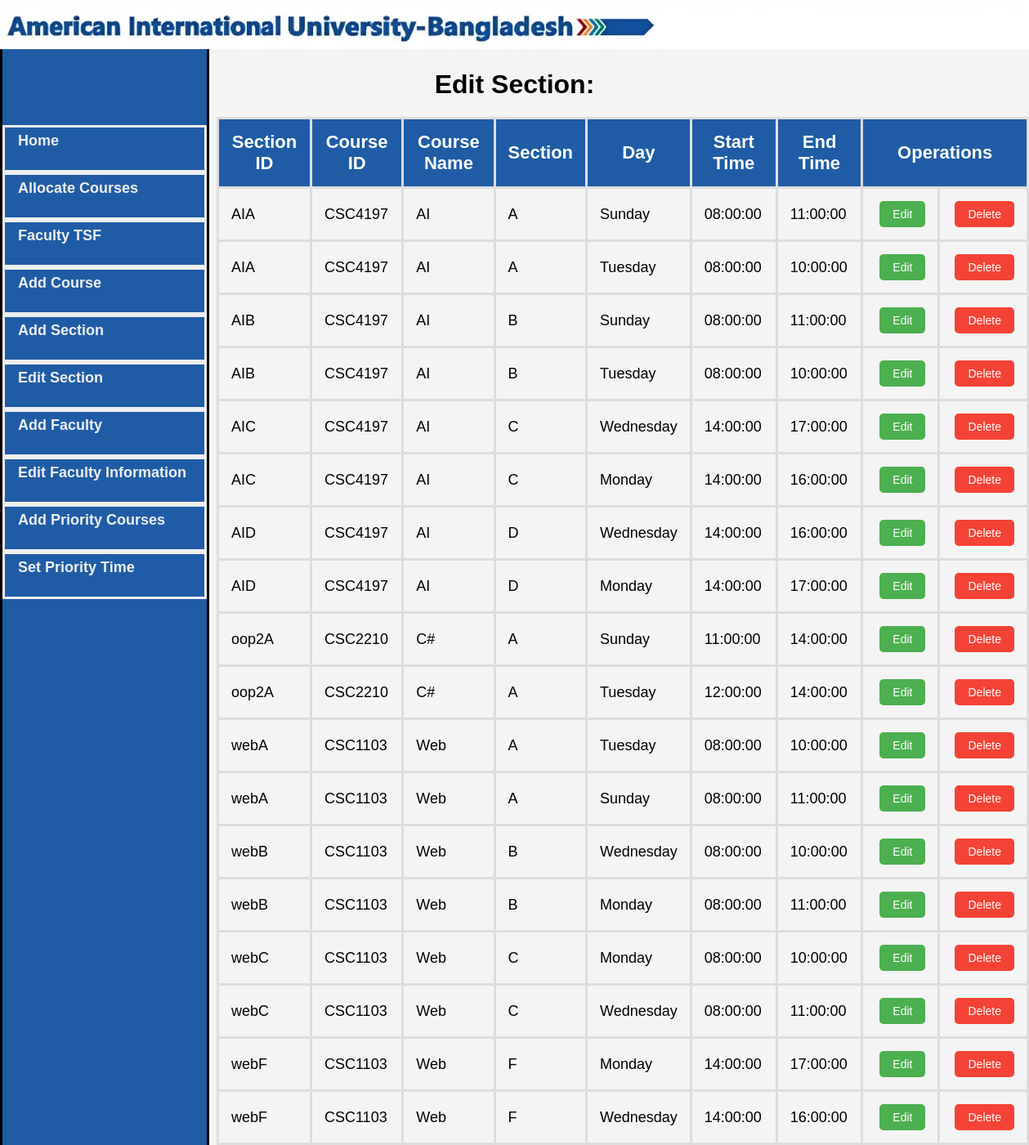
The page /editSection.php on the database its author committed.
### tables this page shows
CREATE TABLE `section` (
  `SectionID` varchar(10) NOT NULL,
  `CourseID` varchar(15) NOT NULL,
  `Sec` varchar(5) NOT NULL,
  `Day` varchar(10) NOT NULL,
  `startTime` time NOT NULL,
  `endTime` time DEFAULT NULL,
  `FacultyID` varchar(10) DEFAULT NULL
);

CREATE TABLE `course` (
  `CourseID` varchar(10) NOT NULL,
  `CourseName` varchar(40) NOT NULL,
  `DepartmentName` varchar(10) NOT NULL,
  `Credit` int(11) DEFAULT NULL,
  `Type` varchar(20) DEFAULT NULL
);

### editSection.php (the view, shortened to what this page needs)
<?php
include("dbConnect.php");
include("AdminDashboard.php");
echo "<center><h1>Edit Section:</h1></center>";
?>
<!DOCTYPE html>
<html>
<head>
</head>
<body>
    <div class="main">
        <form method="post">
            <table border="1">
                <tr>
                    <th>Section ID</th>
                    <th>Course ID</th>
                    <th>Course Name</th>
                    <th>Section</th>
                    <th>Day</th>
                    <th>Start Time</th>
                    <th>End Time</th>
                    <th colspan="2">Operations</th>
                </tr>
                <?php
            $sql = "SELECT section.*, course.CourseName
                    FROM section
                    JOIN course ON section.CourseID = course.CourseID
                    ORDER BY section.SectionID ASC;";
            $result = mysqli_query($conn, $sql);
            if (mysqli_num_rows($result) > 0) {
                while ($row = mysqli_fetch_assoc($result)) {
                    echo "<tr>";
                    echo "<td>" . $row["SectionID"] . "</td>";
                    echo "<td>" . $row["CourseID"] . "</td>";
                    echo "<td>" . $row["CourseName"] . "</td>";
                    echo "<td>" . $row["Sec"] . "</td>";
                    echo "<td>" . $row["Day"] . "</td>";
                    echo "<td>" . $row["startTime"] . "</td>";
                    echo "<td>" . $row["endTime"] . "</td>";
                    echo '<td><button type="submit" name="edit" value="' . $row["SectionID"] . '">Edit</button></td>';
                    echo '<td><button type="submit" name="del" value="' . $row["SectionID"] . '">Delete</button></td>';
                    echo "</tr>";
                }
            } else {
                echo "<tr><td colspan='8'>No assignments found.</td></tr>";
            }
            ?>
            </table>
        </form>
    </div>
</body>
</html>

### CSS/AdminDashboard.css (style rules this page uses)
body { font-family: Arial, sans-serif; background-color: #f4f4f4; margin: 0; padding: 0; }
form { text-align: center; margin-top: 20px; }
button[name="edit"] { padding: 8px 16px; font-size: 14px; background-color: #4caf50; color: #fff; border: none; border-radius: 5px; margin-left: 5px; cursor: pointer; }
button[name="del"] { padding: 8px 16px; font-size: 14px; background-color: #f44336; color: #fff; border: none; border-radius: 5px; margin-left: 3px; cursor: pointer; }
table { width: 100%; border-collapse: collapse; margin-top: 20px; }
table, th, td { border: 3px solid #ddd; }
td { padding: 15px; text-align: left; font-size: 18px; font-family: Arial, sans-serif; }
th { background-color: rgb(32, 92, 165); padding: 15px; color: white; font-size: 22px; }
.main { margin-left: 265px; font-size: 20px; padding: px 10px; }

### rows shown on the page
section: SectionID "AIA", CourseID "CSC4197", CourseID.CourseName "AI", Sec "A", Day "Sunday", startTime "08:00:00", endTime "11:00:00"
section: SectionID "AIA", CourseID "CSC4197", CourseID.CourseName "AI", Sec "A", Day "Tuesday", startTime "08:00:00", endTime "10:00:00"
section: SectionID "AIB", CourseID "CSC4197", CourseID.CourseName "AI", Sec "B", Day "Sunday", startTime "08:00:00", endTime "11:00:00"
section: SectionID "AIB", CourseID "CSC4197", CourseID.CourseName "AI", Sec "B", Day "Tuesday", startTime "08:00:00", endTime "10:00:00"
section: SectionID "AIC", CourseID "CSC4197", CourseID.CourseName "AI", Sec "C", Day "Wednesday", startTime "14:00:00", endTime "17:00:00"
section: SectionID "AIC", CourseID "CSC4197", CourseID.CourseName "AI", Sec "C", Day "Monday", startTime "14:00:00", endTime "16:00:00"
section: SectionID "AID", CourseID "CSC4197", CourseID.CourseName "AI", Sec "D", Day "Wednesday", startTime "14:00:00", endTime "16:00:00"
section: SectionID "AID", CourseID "CSC4197", CourseID.CourseName "AI", Sec "D", Day "Monday", startTime "14:00:00", endTime "17:00:00"
section: SectionID "oop2A", CourseID "CSC2210", CourseID.CourseName "C#", Sec "A", Day "Sunday", startTime "11:00:00", endTime "14:00:00"
section: SectionID "oop2A", CourseID "CSC2210", CourseID.CourseName "C#", Sec "A", Day "Tuesday", startTime "12:00:00", endTime "14:00:00"
section: SectionID "webA", CourseID "CSC1103", CourseID.CourseName "Web", Sec "A", Day "Tuesday", startTime "08:00:00", endTime "10:00:00"
section: SectionID "webA", CourseID "CSC1103", CourseID.CourseName "Web", Sec "A", Day "Sunday", startTime "08:00:00", endTime "11:00:00"
section: SectionID "webB", CourseID "CSC1103", CourseID.CourseName "Web", Sec "B", Day "Wednesday", startTime "08:00:00", endTime "10:00:00"
section: SectionID "webB", CourseID "CSC1103", CourseID.CourseName "Web", Sec "B", Day "Monday", startTime "08:00:00", endTime "11:00:00"
section: SectionID "webC", CourseID "CSC1103", CourseID.CourseName "Web", Sec "C", Day "Monday", startTime "08:00:00", endTime "10:00:00"
section: SectionID "webC", CourseID "CSC1103", CourseID.CourseName "Web", Sec "C", Day "Wednesday", startTime "08:00:00", endTime "11:00:00"
section: SectionID "webF", CourseID "CSC1103", CourseID.CourseName "Web", Sec "F", Day "Monday", startTime "14:00:00", endTime "17:00:00"
section: SectionID "webF", CourseID "CSC1103", CourseID.CourseName "Web", Sec "F", Day "Wednesday", startTime "14:00:00", endTime "16:00:00"
